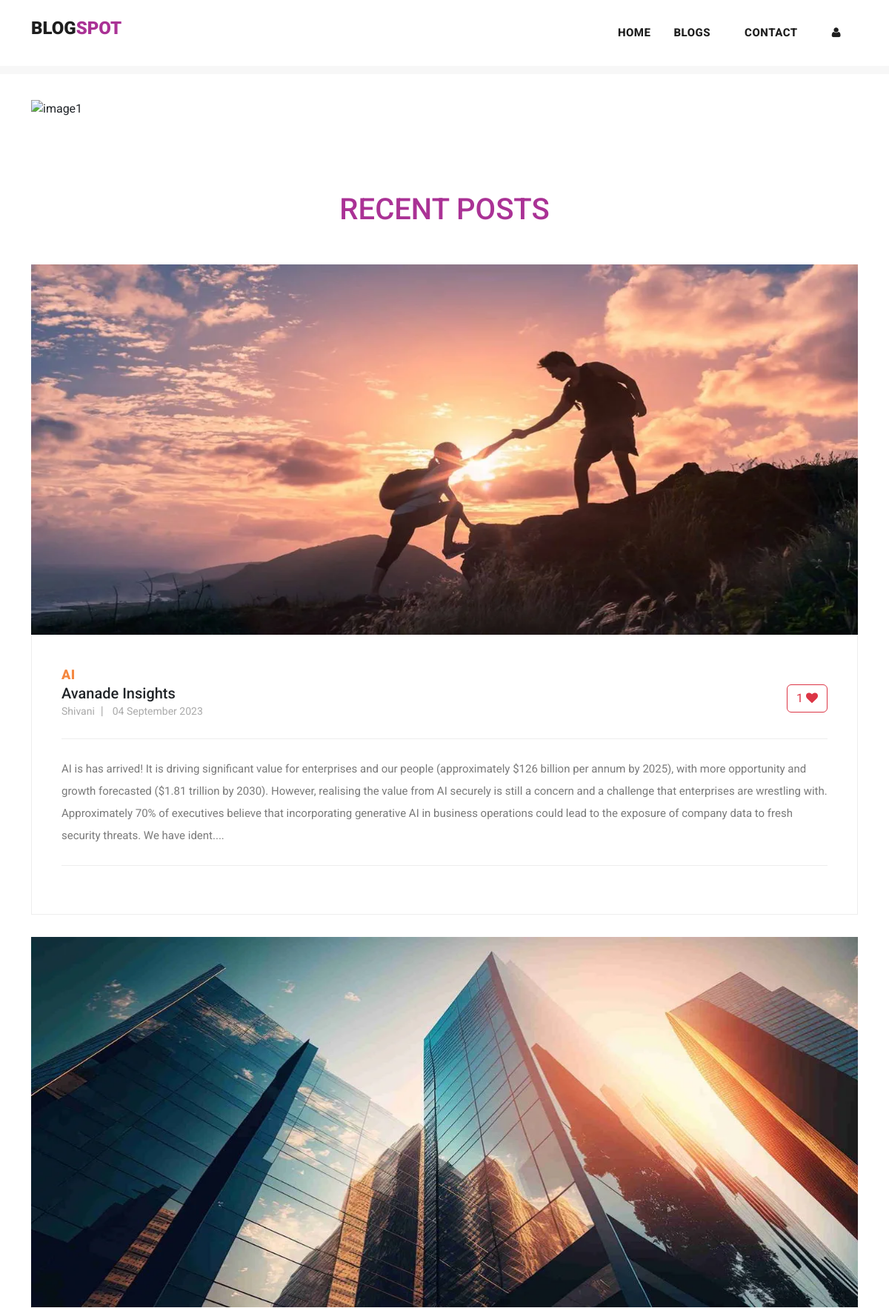
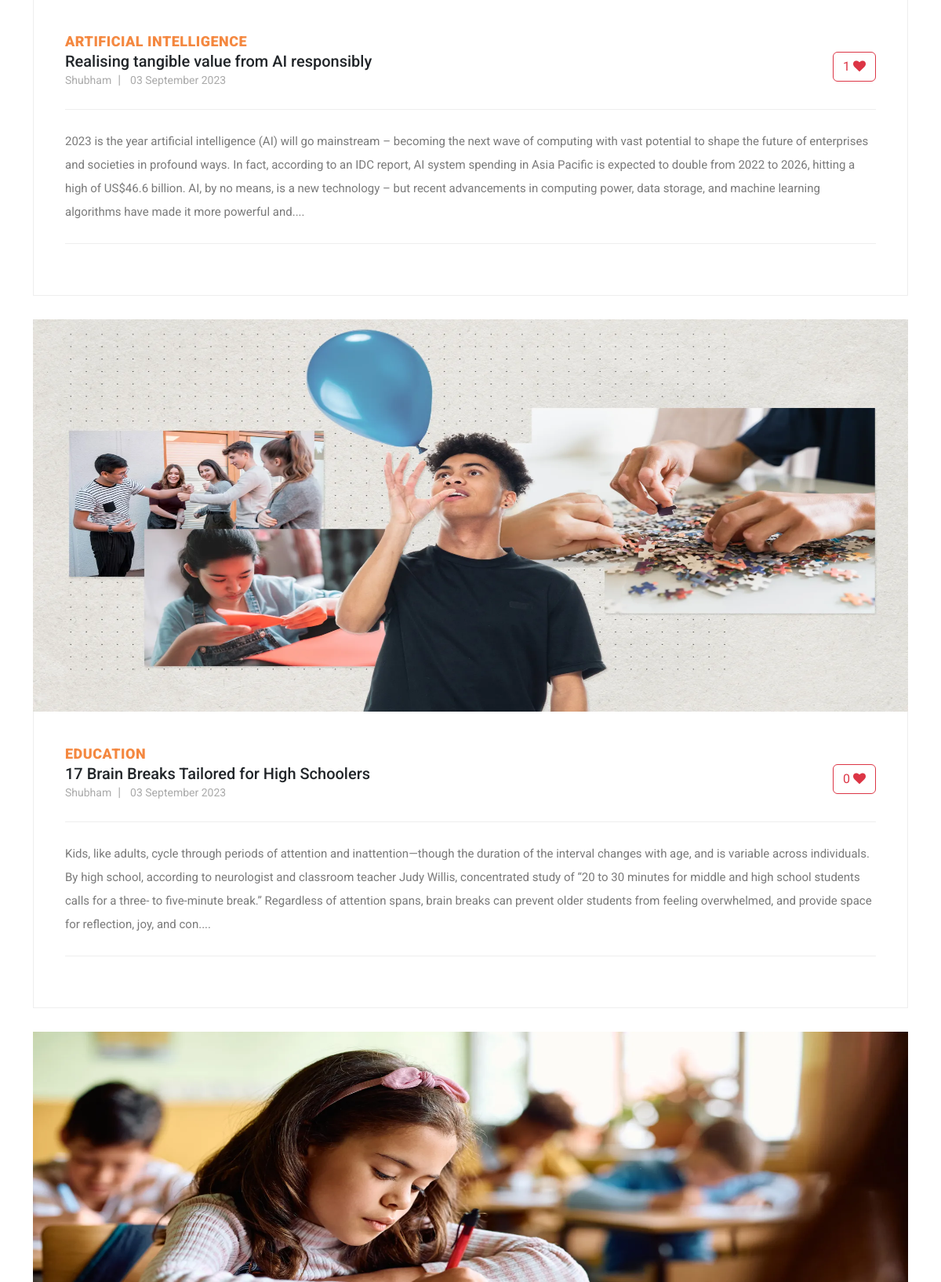
Page /blog (upper part) on the committed database (2 pictures, top to bottom).
### myapp/models.py (models this page shows, shortened)
class Post(models.Model):
    postname = models.CharField(max_length=600)
    category = models.CharField(max_length=600)
    image = models.ImageField(upload_to='images/posts',blank=True,null=True)
    content = models.CharField(max_length=100000)
    time = models.CharField(default=time,max_length=100, blank=True)
    likes = models.IntegerField(null=True,blank=True,default=0)
    user = models.ForeignKey(User,on_delete=models.CASCADE)

### myapp/views.py (the view)
# urls.py: path("blog",views.blog,name="blog"),
def blog(request):
    return render(request,"blog.html",{
            'posts':Post.objects.filter(user_id=request.user.id).order_by("id").reverse(),
            'top_posts':Post.objects.all().order_by("-likes"),
            'recent_posts':Post.objects.all().order_by("-id"),
            'user':request.user,
            'media_url':settings.MEDIA_URL
        })

### templates/blog.html (shortened to what this page needs)
{% load static %}
<!DOCTYPE html>
<html lang="en">
<head>
  <link href="{% static 'vendor/bootstrap/css/bootstrap.min.css' %}" rel="stylesheet">
  <link href="https://cdn.jsdelivr.net/npm/bootstrap@5.3.1/dist/css/bootstrap.min.css" rel="stylesheet"
>
  <link rel="stylesheet" href="{% static 'assets/css/fontawesome.css' %}">
  <link rel="stylesheet" href="{% static 'assets/css/templatemo-stand-blog.css' %}">
  <link rel="stylesheet" href="{% static 'assets/css/owl.css' %}">
  <link rel="stylesheet" href="{% static 'assets/css/styles.css' %}">
</head>
<body>
  {%include 'header.html'%}
  <div class="container mt-5 carousel">
    <div id="carouselExampleCaptions" class="carousel slide">
      <div class="carousel-indicators">
        <button type="button" data-bs-target="#carouselExampleCaptions" data-bs-slide-to="0" class="active"
          aria-current="true" aria-label="Slide 1"></button>
        <button type="button" data-bs-target="#carouselExampleCaptions" data-bs-slide-to="1"
          aria-label="Slide 2"></button>
        <button type="button" data-bs-target="#carouselExampleCaptions" data-bs-slide-to="2"
          aria-label="Slide 3"></button>
        <button type="button" data-bs-target="#carouselExampleCaptions" data-bs-slide-to="3"
          aria-label="Slide 4"></button>
      </div>
      <div class="carousel-inner">
        <div class="carousel-item active">
          <img src="{% static 'assets/images/img1.jpg' %}" alt="image1">
          <div class="carousel-caption d-none d-md-block">
          </div>
        </div>
      </div>
      <button class="carousel-control-prev" type="button" data-bs-target="#carouselExampleCaptions"
        data-bs-slide="prev">
        <span class="carousel-control-prev-icon" aria-hidden="true"></span>
      </button>
      <button class="carousel-control-next" type="button" data-bs-target="#carouselExampleCaptions"
        data-bs-slide="next">
        <span class="carousel-control-next-icon" aria-hidden="true"></span>
      </button>
    </div>
  </div>
  <section class="blog-posts">
    <div class="container">
      <h3 class="text-center" style="margin: 50px; font-size: 40px; color: rgba(150, 3, 125, 0.81);">RECENT POSTS</h3>
      <div class="row">
        <div class="col-lg-12">
          <div class="all-blog-posts">
            <div class="row">
              {% for post in recent_posts %}
              <div class="col-lg-12">
                <div class="blog-post">
                  <div class="blog-thumb">
                    <img src="{{media_url}}{{post.image}}" alt="" style="height: 500px;">
                  </div>
                  <div class="down-content">
                    <span>{{post.category}}</span>
                    <form method="post" action="{% url 'increaselikes' post.id %}">
                      <button class="float-right btn btn-outline-danger" type="submit ">
                        {{post.likes}} <i class="fa fa-heart"></i></button>
                    </form>
                    <a href="{% url 'post' post.id %}" class="text-decoration-none text-dark">
                      <h5>{{post.postname}}</h5>
                    </a>
                    <ul class="post-info">
                      <li><a href="#">{{post.user}}</a></li>
                      <li><a href="#">{{post.time}}</a></li>
                    </ul>
                    <p style="max-width: 100%;">{{post.content|slice:"0:500"}}....</p>
                  </div>
                </div>
              </div>
              {% endfor %}
            </div>
          </div>
        </div>
      </div>
    </div>
  </section>
</body>
</html>

### static/assets/css/templatemo-stand-blog.css (style rules this page uses)
body { font-family: 'Roboto', sans-serif; overflow-x: hidden; text-rendering: optimizeLegibility; -webkit-font-smoothing: antialiased; -moz-osx-font-smoothing: grayscale; }
p { margin-bottom: 0px; font-size: 15px; font-weight: 400; color: #7a7a7a; line-height: 30px; }
a { text-decoration: none!important; }
ul { padding: 0; margin: 0; list-style: none; }
h1,h2,h3,h4,h5,h6 { margin: 0px; }
.blog-posts { margin-top: 100px; }
.blog-posts .blog-post { margin-bottom: 30px; }
.blog-posts .blog-thumb img { width: 100%; overflow: hidden; }
.blog-posts .down-content { padding: 40px; border-right: 1px solid #eee; border-left: 1px solid #eee; border-bottom: 1px solid #eee; }
.blog-posts .down-content span { font-size: 18px; text-transform: uppercase; letter-spacing: 0.5px; font-weight: 900; color: #f48840; }
.blog-posts .down-content ul.post-info li { display: inline-block; margin-right: 8px; }
.blog-posts .down-content ul.post-info li:after { content: '|'; color: #aaa; margin-left: 8px; }
.blog-posts .down-content ul.post-info li:last-child::after { display: none; }
.blog-posts .down-content ul.post-info li a { font-size: 14px; color: #aaa; font-weight: 400; transition: all .3s; }
.blog-posts .down-content p { padding: 25px 0px; margin: 25px 0px; border-top: 1px solid #eee; border-bottom: 1px solid #eee; }

### static/assets/css/styles.css (style rules this page uses)
.carousel img { width: 100%; height: 700px; }
.blog-posts .blog-post img, .blog-post img { height: 300px; }

### templates/footer.html (style rules this page uses)
li { text-decoration: none; text-align: left; }
li a { color: rgb(153, 147, 147); }

### rows in the picture
Post: image (picture), category "AI", likes "1", postname "Avanade Insights", user "Shivani", time "04 September 2023", content "AI is has arrived! It is driving significant value for enterprises and our people (approximately $126 billion per annum by 2025), with more opportunity and growth forecasted ($1.81 trillion by 2030). However, realising the value from AI securely is still a concern and a challenge that enterprises are wrestling with. Approximately 70% of executives believe that incorporating generative AI in business operations could lead to the exposure of company data to fresh security threats. We have ident"
Post: image (picture), category "ARTIFICIAL INTELLIGENCE", likes "1", postname "Realising tangible value from AI responsibly", user "Shubham", time "03 September 2023", content "2023 is the year artificial intelligence (AI) will go mainstream – becoming the next wave of computing with vast potential to shape the future of enterprises and societies in profound ways. In fact, according to an IDC report, AI system spending in Asia Pacific is expected to double from 2022 to 2026, hitting a high of US$46.6 billion. AI, by no means, is a new technology – but recent advancements in computing power, data storage, and machine learning algorithms have made it more powerful and"
Post: image (picture), category "EDUCATION", likes "0", postname "17 Brain Breaks Tailored for High Schoolers", user "Shubham", time "03 September 2023", content "Kids, like adults, cycle through periods of attention and inattention—though the duration of the interval changes with age, and is variable across individuals. By high school, according to neurologist and classroom teacher Judy Willis, concentrated study of “20 to 30 minutes for middle and high school students calls for a three- to five-minute break.” Regardless of attention spans, brain breaks can prevent older students from feeling overwhelmed, and provide space for reflection, joy, and con"
Post: image (picture)
